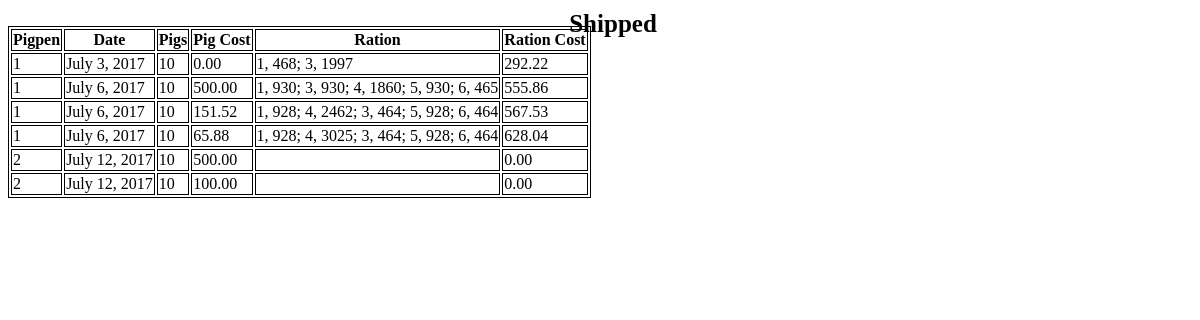
/pigs/Shipped/ (signed in), run on the app's committed database.
### pigs/models.py (models this page shows)
class Shipped(models.Model):
    pigpen = models.PositiveIntegerField()
    pigs = models.PositiveIntegerField()
    pig_cost = models.DecimalField(max_digits=6, decimal_places=2)
    ration_amount = models.CharField(max_length=500)
    pig_ration_cost = models.DecimalField(max_digits=6,decimal_places=2)
    shipped_date = models.DateTimeField(auto_now_add=True)
    notes = models.CharField(max_length=300,blank=True,null=True)

### pigs/views.py (the view)
class shippedpigs(LoginRequiredMixin,generic.ListView):
    model = Shipped
    template_name = 'pigs/shipped.html'

### pigs/templates/pigs/shipped.html (shortened to what this page needs)
﻿<!DOCTYPE html>
{% load static %}
<link rel="stylesheet" type="text/css" href="{% static 'pigs/Generalstyles.css' %}" />
<html lang="en" xmlns="http://www.w3.org/1999/xhtml">
<head>
</head>
<body>
    <div class="headerwitharrow">
      <h1>Shipped</h1>
        </div>
        <div class="tablewrapper">
         <div class="tablescroll">
        <table class="border sortable">
                <tr>
                    <th>Pigpen</th>
                    <th>Date</th>
                    <th>Pigs</th>
                    <th>Pig Cost</th>
                    <th>Ration</th>
                    <th>Ration Cost</th>
                </tr>
                 {% for pig in object_list %}
            <tr>
                <td>{{pig.pigpen}}</td>
                <td>{{pig.shipped_date|date}}</td>
                <td>{{pig.pigs}}</td>
                <td>{{pig.pig_cost}}</td>
                <td>{{pig.ration_amount}}</td>
                <td>{{pig.pig_ration_cost}}</td>
            </tr>
                {%endfor%}
        </table>
            </div>
            </div>
</body>
</html>

### pigs/static/pigs/Generalstyles.css (style rules this page uses)
table.border { border:1px solid black; }
table.border th, table.border td { border:1px solid black; }
.headerwitharrow { position:fixed; width:100%; display:inline-block; top:10px; z-index:4; }
.headerwitharrow h1 { text-align:center; font-size:25px; white-space:nowrap; width:100%; margin:0 5px 0 5px; }

### data on the page
Shipped: pigpen "1", shipped_date "July 3, 2017", pigs "10", pig_cost "0.00", ration_amount "1, 468; 3, 1997", pig_ration_cost "292.22"
Shipped: pigpen "1", shipped_date "July 6, 2017", pigs "10", pig_cost "500.00", ration_amount "1, 930; 3, 930; 4, 1860; 5, 930; 6, 465", pig_ration_cost "555.86"
Shipped: pigpen "1", shipped_date "July 6, 2017", pigs "10", pig_cost "151.52", ration_amount "1, 928; 4, 2462; 3, 464; 5, 928; 6, 464", pig_ration_cost "567.53"
Shipped: pigpen "1", shipped_date "July 6, 2017", pigs "10", pig_cost "65.88", ration_amount "1, 928; 4, 3025; 3, 464; 5, 928; 6, 464", pig_ration_cost "628.04"
Shipped: pigpen "2", shipped_date "July 12, 2017", pigs "10", pig_cost "500.00", pig_ration_cost "0.00"
Shipped: pigpen "2", shipped_date "July 12, 2017", pigs "10", pig_cost "100.00", pig_ration_cost "0.00"
